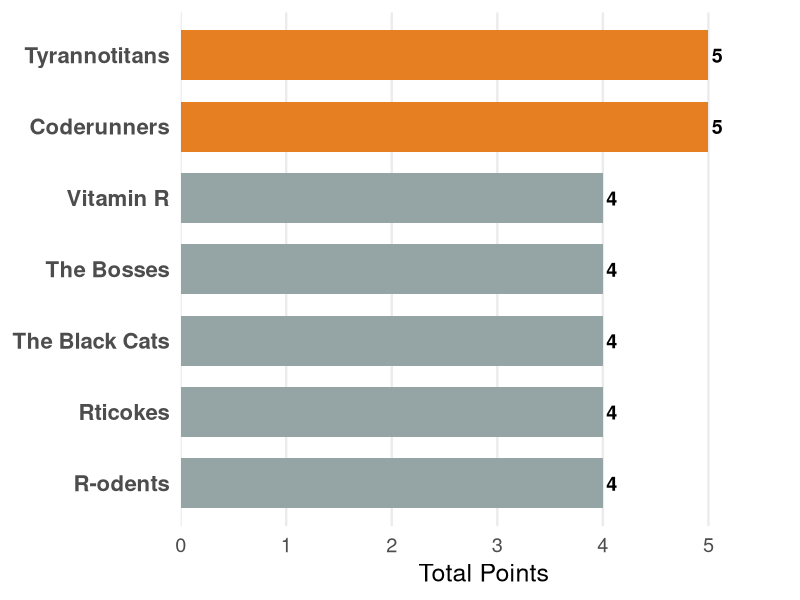

Reproduce this figure in R.
## ---- chunk 1
#| label: setup
library(tidyverse)

# =====================================================================
# UPDATE THIS SECTION EACH WEEK
# =====================================================================
# Replace team names after Session 2 (students choose names)
# Update point totals each Monday before class

week <- 2  # Current week number

scoreboard <- tribble(
  ~team,                      ~pair_coding, ~assignments, ~quizzes, ~fun_challenge,
  "Coderunners",                 1,            1,            1,        2,
  "Tyrannotitans",               1,            1,            1,        2,
  "R-odents",                    1,            1,            0,        2,
  "Rticokes",                    1,            1,            0,        2,
  "The Black Cats",              1,            1,            0,        2,
  "The Bosses",                  1,            1,            0,        2,
  "Vitamin R",                   1,            1,            0,        2
)

# =====================================================================
# Everything below is automatic — no need to edit
# =====================================================================

scoreboard <- scoreboard |>
  mutate(
    total = pair_coding + assignments + quizzes + fun_challenge,
    team = fct_reorder(team, total)
  )

# Color: leading team(s) get highlight color, others get gray
max_pts <- max(scoreboard$total)
scoreboard <- scoreboard |>
  mutate(
    is_leader = total == max_pts & total > 0
  )
## ---- chunk 2
#| label: scoreboard-chart
#| fig-width: 10
#| fig-height: 5.5

# Bar chart
ggplot(scoreboard, aes(x = total, y = team, fill = is_leader)) +
  geom_col(width = 0.7) +
  geom_text(
    aes(label = total),
    hjust = -0.3,
    size = 5,
    fontface = "bold"
  ) +
  scale_fill_manual(
    values = c("TRUE" = "#e67e22", "FALSE" = "#95a5a6"),
    guide = "none"
  ) +
  scale_x_continuous(
    expand = expansion(mult = c(0, 0.15))
  ) +
  labs(
    x = "Total Points",
    y = NULL
  ) +
  theme_minimal(base_size = 18) +
  theme(
    panel.grid.major.y = element_blank(),
    panel.grid.minor = element_blank(),
    axis.text.y = element_text(face = "bold", size = 16)
  )
## ---- chunk 3
#| label: scoreboard-table

scoreboard |>
  arrange(desc(total), team) |>
  select(
    Team = team,
    `Pair Coding` = pair_coding,
    Assignments = assignments,
    Quizzes = quizzes,
    `Fun Challenge` = fun_challenge,
    Total = total
  ) |>
  knitr::kable(align = c("l", "c", "c", "c", "c", "c"))
